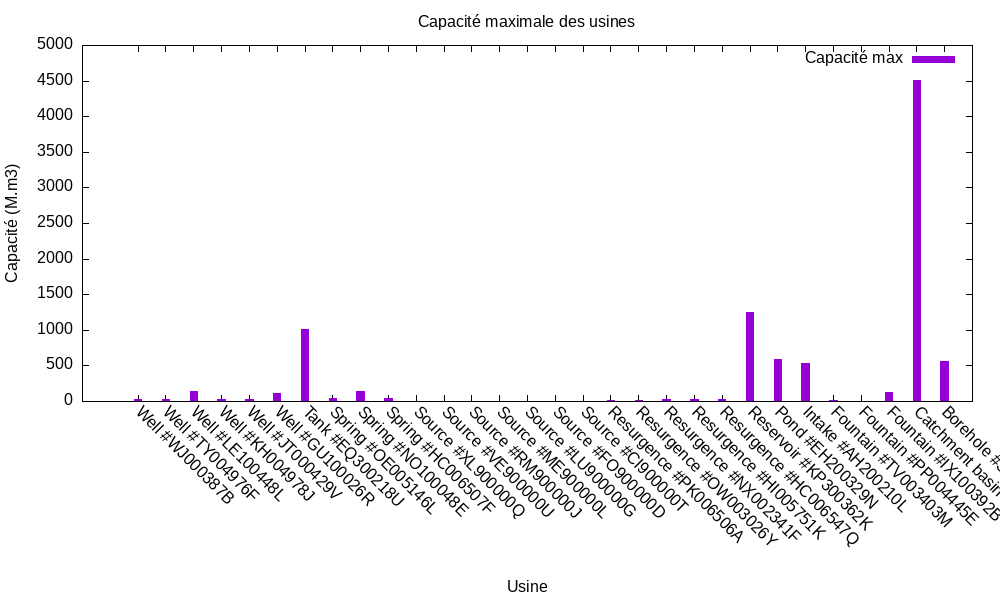

gnuplot code for this plot:
set terminal png size 1000,600
set output "histo_max.png"

set title "Capacité maximale des usines"
set xlabel "Usine"
set ylabel "Capacité (M.m3)"

set datafile separator ";"
set style data histograms
set style fill solid
set boxwidth 0.8
set xtics rotate by -45

plot "histo_max.dat" using 2:xtic(1) title "Capacité max"
